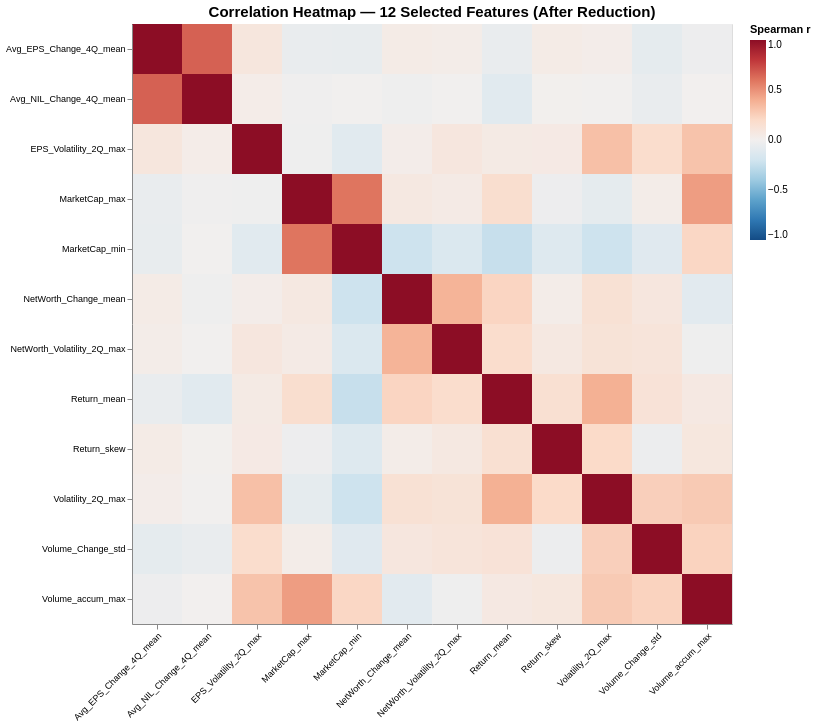

The cell this chart's notebook holds for it:
### Code cell
# Correlation Heatmap: After Reduction
# Show correlation structure for selected features only
def correlation_heatmap(corr_df, selected_features):
    selected_corr = corr_df.loc[selected_features, selected_features]

    # Prepare data for Altair heatmap
    corr_long = []
    for i, feat1 in enumerate(selected_features):
        for j, feat2 in enumerate(selected_features):
            corr_long.append({
                'Feature1': feat1,
                'Feature2': feat2,
                'Correlation': selected_corr.loc[feat1, feat2],
                'AbsCorr': abs(selected_corr.loc[feat1, feat2])
            })

    corr_long_df = pd.DataFrame(corr_long)

    # Heatmap
    heatmap = alt.Chart(corr_long_df).mark_rect().encode(
        x=alt.X('Feature1:N', title='', axis=alt.Axis(labelAngle=-45, labelLimit=200)),
        y=alt.Y('Feature2:N', title='', axis=alt.Axis(labelLimit=200)),
        color=alt.Color('Correlation:Q', 
                        scale=alt.Scale(scheme='redblue', domain=[-1, 1], reverse=True),
                        title='Spearman r'),
        tooltip=[
            alt.Tooltip('Feature1:N', title='Feature 1'),
            alt.Tooltip('Feature2:N', title='Feature 2'),
            alt.Tooltip('Correlation:Q', format='.3f', title='Correlation')
        ]
    ).properties(
        title=f'Correlation Heatmap — {len(selected_features)} Selected Features (After Reduction)',
        width=600,
        height=600
    ).configure_axis(
        labelFontSize=9,
        titleFontSize=12
    ).configure_title(
        fontSize=15
    )

    return heatmap, selected_corr

heatmap, selected_corr = correlation_heatmap(corr_df, selected_features)
heatmap

### Figure 1 — Vega-Lite specification as saved in the notebook (floating-point values rounded to 4 significant figures; data arrays with more than 128 entries replaced by an {"elided": "..."} marker saying what was removed)
{"config": {"view": {"continuousWidth": 300, "continuousHeight": 300}, "axis": {"labelFontSize": 9, "titleFontSize": 12}, "title": {"fontSize": 15}}, "data": {"name": "data-bbe13d8907f90b7b5fc2496c704c940c"}, "mark": {"type": "rect"}, "encoding": {"color": {"field": "Correlation", "scale": {"domain": [-1, 1], "reverse": true, "scheme": "redblue"}, "title": "Spearman r", "type": "quantitative"}, "tooltip": [{"field": "Feature1", "title": "Feature 1", "type": "nominal"}, {"field": "Feature2", "title": "Feature 2", "type": "nominal"}, {"field": "Correlation", "format": ".3f", "title": "Correlation", "type": "quantitative"}], "x": {"axis": {"labelAngle": -45, "labelLimit": 200}, "field": "Feature1", "title": "", "type": "nominal"}, "y": {"axis": {"labelLimit": 200}, "field": "Feature2", "title": "", "type": "nominal"}}, "height": 600, "title": "Correlation Heatmap — 12 Selected Features (After Reduction)", "width": 600, "$schema": "https://vega.github.io/schema/vega-lite/v6.1.0.json", "datasets": {"data-bbe13d8907f90b7b5fc2496c704c940c": {"elided": "144 records"}}}
